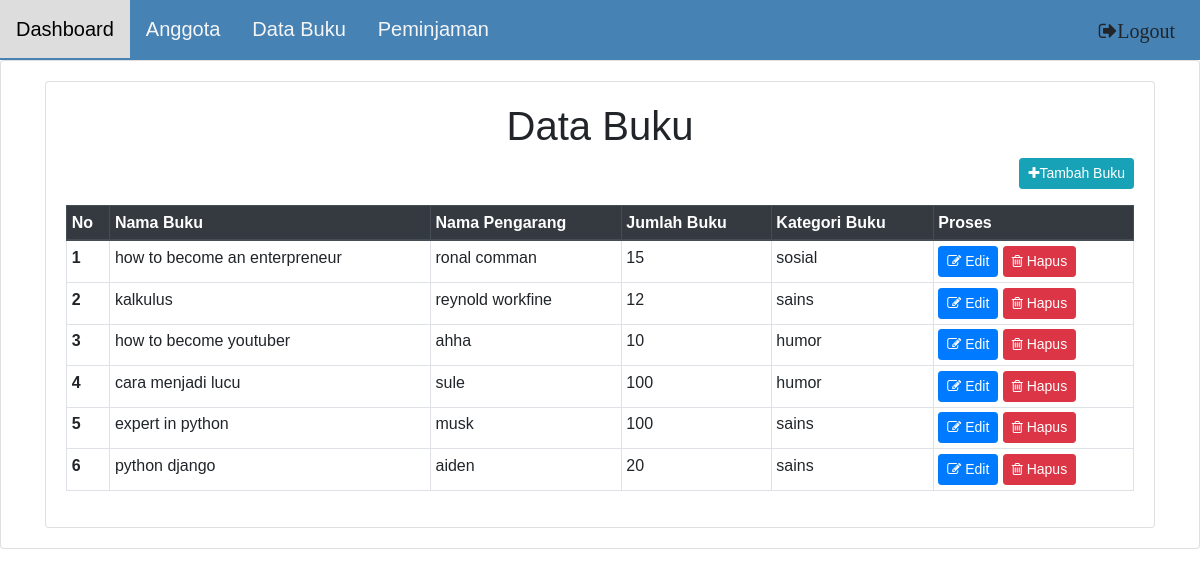
Screenshot of /buku/ (signed in) with the database file from the repository.
### perpusapp/models.py (models this page shows, shortened)
class Buku(models.Model):
    KATEGORI_BUKU = (
        ('sains', 'sains' ),
        ('sosial', 'sosial'),
        ('fiksi', 'fiksi'),
        ('astronomi','astronomi'),
        ('humor', 'humor'),
    )
    nama_buku = models.CharField(max_length=100, blank=False, null=False)
    nama_pengarang = models.CharField(max_length=100, blank=True, null=True)
    kategori = models.CharField(max_length=100, choices=KATEGORI_BUKU)
    jumlah_buku = models.PositiveIntegerField()

### perpusapp/views.py (the view)
@login_required
def data_buku (request):
    buku = Buku.objects.all()
    return render(request, 'perpus/buku.html', {'buku':buku})

### templates/perpus/buku.html
{% extends "perpus/base.html" %}
{% block content %}
    <div class="card card-body">
    <h1 style="text-align: center;">Data Buku</h1>
    <p style="float: right;">
        <a href="{% url 'tambah_buku' %}" class="btn btn-info btn-sm" style="width: fit-content; float: right;"> <i class="fa fa-plus"></i>Tambah Buku</a>
    </p>
        <table class="table  table-hover table-bordered table-sm">
            <thead class="thead-dark">
            <tr>
                <th>No</th>
                <th>Nama Buku</th>
                <th>Nama Pengarang</th>
                <th>Jumlah Buku</th>
                <th>Kategori Buku</th>
                <th>Proses</th>
            </tr>
            </thead>
            {% for j in buku %}
            <tr>
                <th>{{forloop.counter}}</th>
                <td>{{j.nama_buku}}</td>
                <td>{{j.nama_pengarang}}</td>
                <td>{{j.jumlah_buku}}</td>
                <td>{{j.kategori}}</td>
                <td>
                    <a href="{% url 'edit_buku' j.id %}" class="btn btn-primary btn-sm"><i class="fa fa-pencil-square-o"></i> Edit</a>
                    <a href="{% url 'hapus_buku' j.id %}" class="btn btn-danger btn-sm" onclick="return confirm ('hapus data ?')"><i class="fa fa-trash-o"></i> Hapus</a>
                </td>
            </tr>
            {% endfor%}
        </table>
    </div>
{% endblock content %}

### templates/perpus/base.html (style rules this page uses)
body { margin: 0; font-family: Arial, Helvetica, sans-serif; }

### rows the page displays
Buku: nama_buku "how to become an enterpreneur", nama_pengarang "ronal comman", jumlah_buku "15", kategori "sosial"
Buku: nama_buku "kalkulus", nama_pengarang "reynold workfine", jumlah_buku "12", kategori "sains"
Buku: nama_buku "how to become youtuber", nama_pengarang "ahha", jumlah_buku "10", kategori "humor"
Buku: nama_buku "cara menjadi lucu", nama_pengarang "sule", jumlah_buku "100", kategori "humor"
Buku: nama_buku "expert in python", nama_pengarang "musk", jumlah_buku "100", kategori "sains"
Buku: nama_buku "python django", nama_pengarang "aiden", jumlah_buku "20", kategori "sains"
